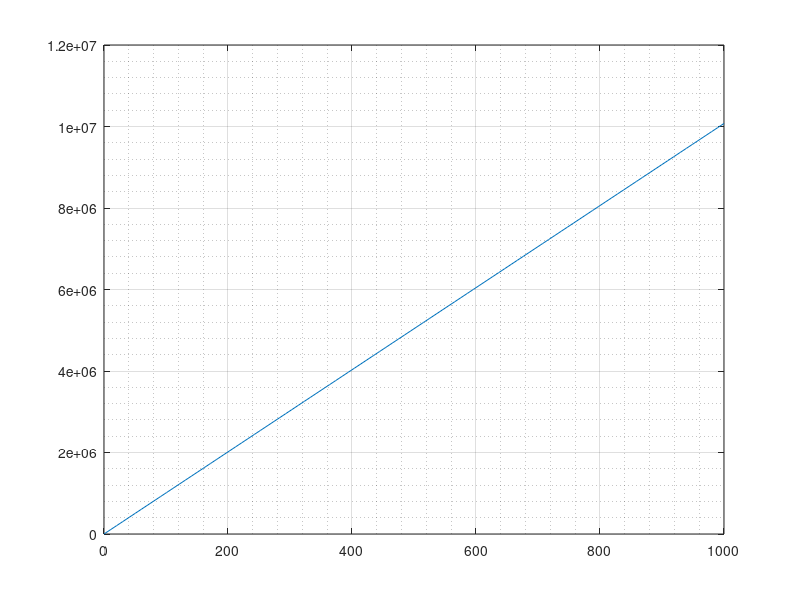

This figure's MATLAB source: (Note: this script raises an error after producing the figure.)
clear all; close all; clc
x = linspace(0,1000);
pho = 1027;
g = 9.81;
y = pho*g*x;
plot(x,y)
grid on
grid minor
ax=gca;
ax.GridAlpha=0.3;
title('Sea water pressure as a function of the depth')
ylabel('Pressure (Pa)')
xlabel('Depth (Meters)')